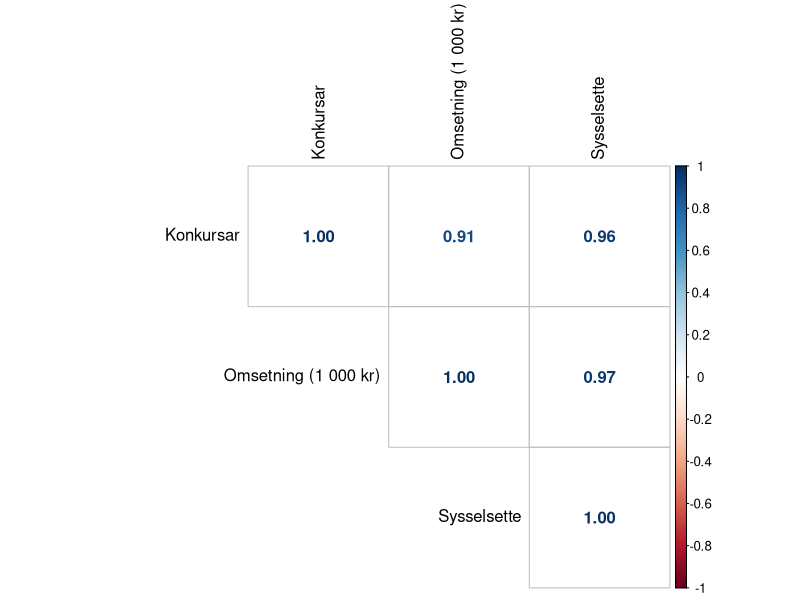
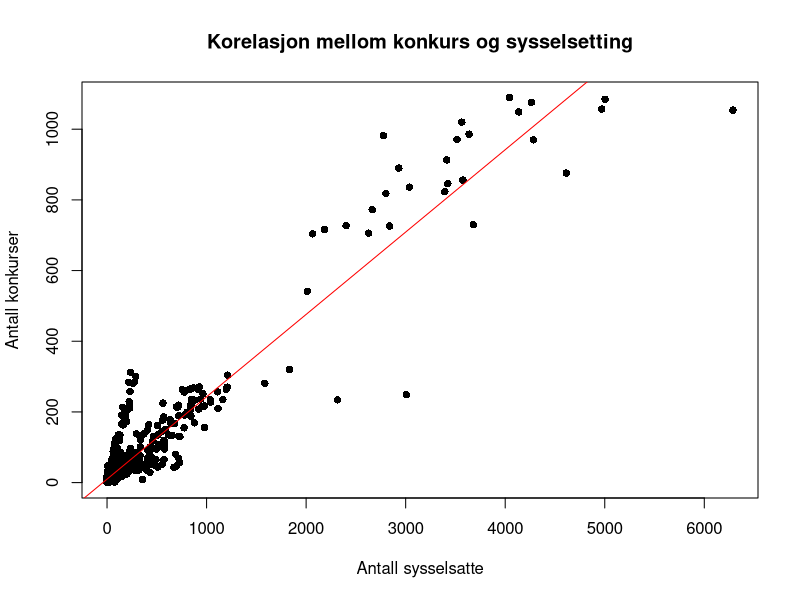
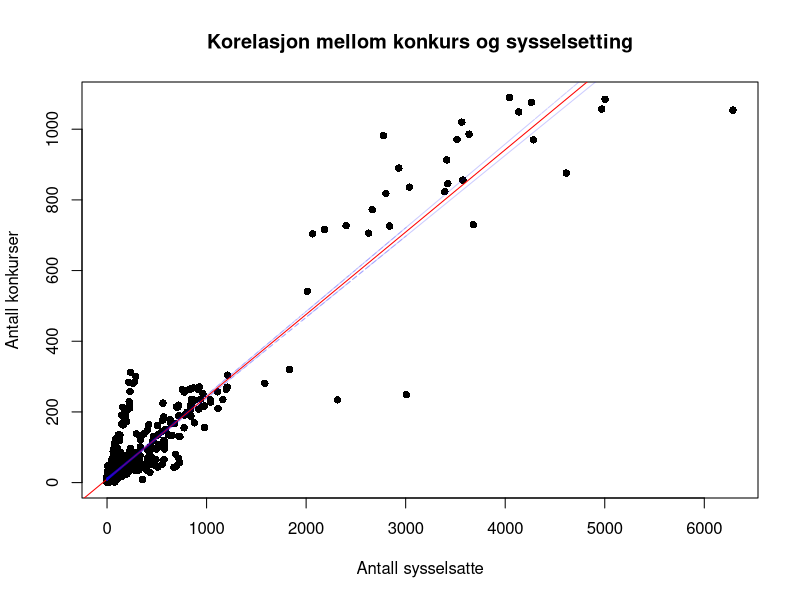
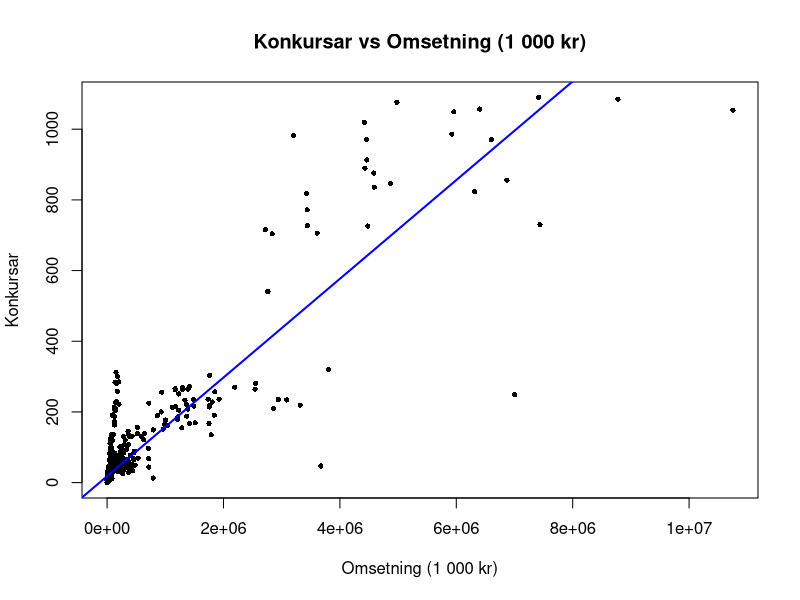
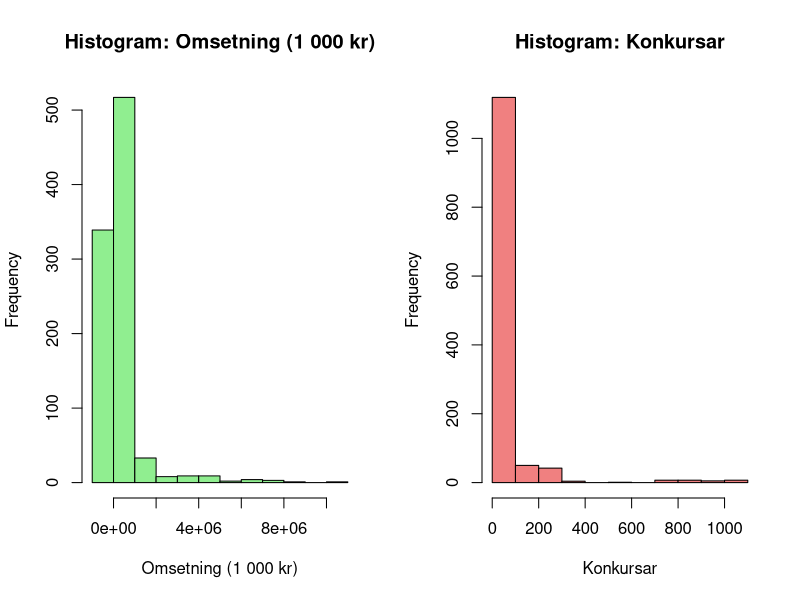
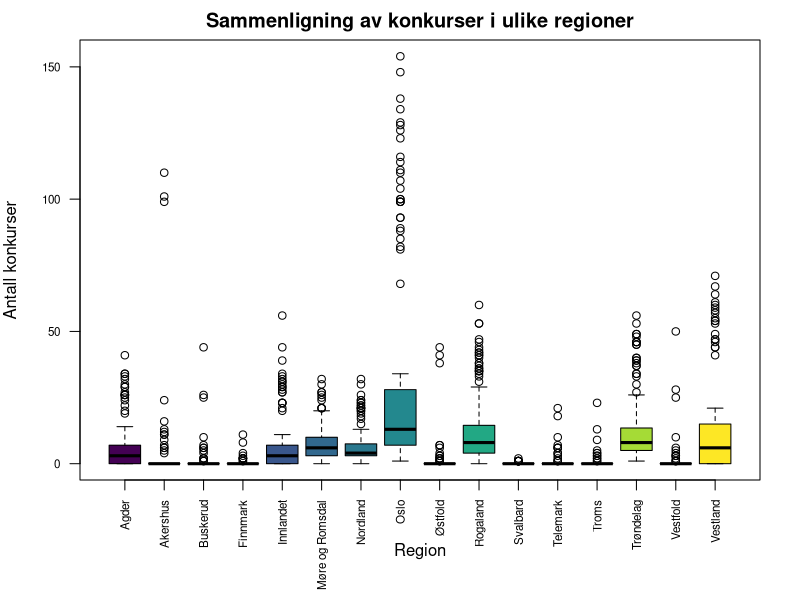
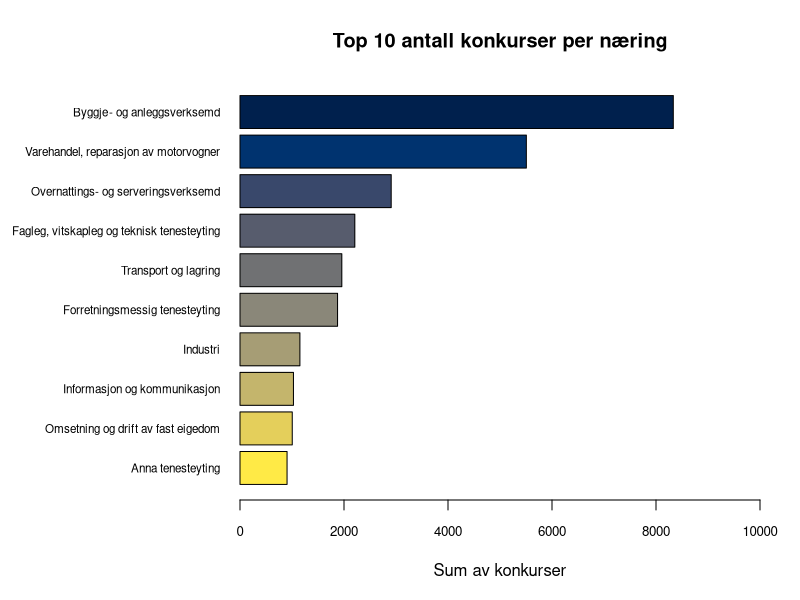
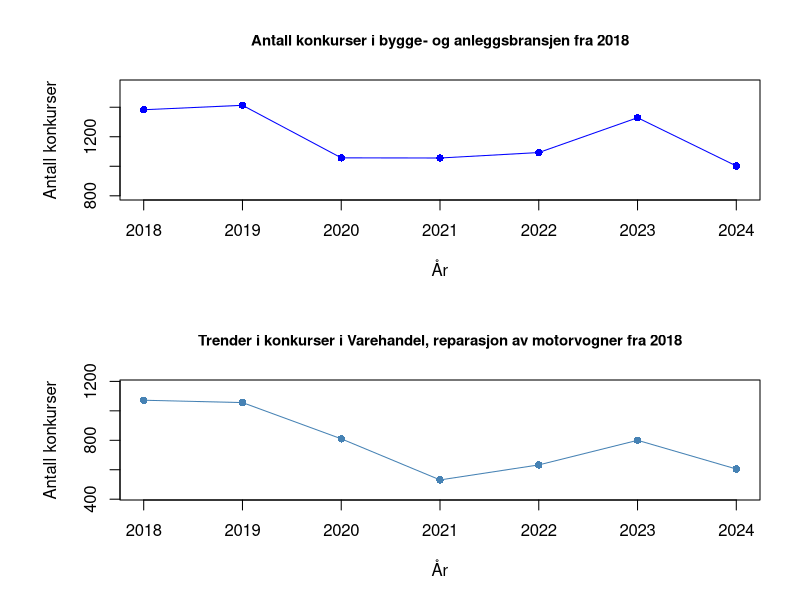

These charts were generated, in order, by the following R code:
# Loading necessary libraries
#install packages
#install.packages("readxl")
#install.packages("dplyr")
library(dplyr)
library(readxl)
library(corrplot)
library(viridis)

# Setting working directory and loading data
setwd('C:/Nauka/Dataanalytiker/Moje projekty/konkursar/Konk')
# Check if the file exists before loading
if (!file.exists("K_sysselsettnings.xlsx")) {
  stop("The file K_sysselsettnings.xlsx was not found.")
}
if (!file.exists("K_organisasjon.xlsx")) {
  stop("The file K_organisasjon.xlsx was not found.")
}

# Loading datasets
sysselsetning_data <- read_excel("K_sysselsettnings.xlsx")
organisasjon_data <- read_excel("K_organisasjon.xlsx")
konkurser_data <- read_excel("K_konk1.xlsx", sheet = "konkursar,næring")
as_asa_data <- read_excel("K_as_asa.xlsx")


#Merging datasets (sysselsetning with organisasjon data)
syssel_organisasjon <- merge(
  x = sysselsetning_data, 
  y= organisasjon_data, 
  by = 'Kvartal', 
  all.x = TRUE)

#Remove empty columns
syssel_organisasjon <- syssel_organisasjon %>% select(-`Sysselsatte i alt`, -Uoppgitt.y)
konkurser_data <- konkurser_data %>% select(-id)

#Check a structure and summary
lapply(list(syssel_organisasjon, as_asa_data, konkurser_data), function(x){
  list(
    structure = str(x),
    summary = summary(x),
    head = head(x)
  )
})

class(konkurser_data)
class(as_asa_data)
class(syssel_organisasjon)

# Check missing data NA
sapply(list(
  syssel_organisasjon = syssel_organisasjon,
  as_asa_data = as_asa_data,
  konkurser_data = konkurser_data
), function(df) sum(is.na(df)))


#Convert 'Kvartal' to Year and Quarter
convert_quarter_to_date <- function(df, kvartal_col, new_date_col) {
  df$År <- as.numeric(substr(df[[kvartal_col]], 1, 4))
  df$Kvartalsnummer <- as.numeric(substr(df[[kvartal_col]], 6, 6))
  df[[new_date_col]] <- as.Date(paste(df$År, c('01', '04', '07', '10')[df$Kvartalsnummer], '01', sep = '-'))
  df[[kvartal_col]] <- NULL
  return(df)
}

syssel_organisasjon <- convert_quarter_to_date(syssel_organisasjon, "Kvartal", "Data")
as_asa_data <- convert_quarter_to_date(as_asa_data, "Kvartal", "Data")
konkurser_data <- convert_quarter_to_date(konkurser_data, "Dato", "Data")


# Handle issues with character (Konkursar $ Omsetning (1 000 kr), $ Sysselsette)
for (col in c('Omsetning (1 000 kr)', 'Sysselsette')){
    konkurser_data[[col]] <- as.numeric(konkurser_data[[col]])
}

#Debugs
for (col in c('Omsetning (1 000 kr)', 'Sysselsette')) {
  print(unique(konkurser_data[[col]]))
}

#Handle missing numeric data (replace .. with NA and clean up)
for (col in c('Omsetning (1 000 kr)', 'Sysselsette')) {
  konkurser_data[[col]] <- gsub("\\.\\.", "", konkurser_data[[col]])
  konkurser_data[[col]] <- as.numeric(konkurser_data[[col]])
}

summary(konkurser_data)

# Replace levels in as_asa_data$Aksjekapital
as_asa_data$Aksjekapital_num <- sapply(as_asa_data$Aksjekapital, function(x){
  if (x == "Mindre enn 51 000"){
    return(1)
  } else if (x == "51 000-100 000") {
    return(2)  
  } else if (x == "101 000-250 000") {
    return(3)  
  } else if (x == "251 000-500 000") {
    return(4)  
  } else if (x == "Mer enn 500 000") {
    return(5)  
  } else {
    return(NA) 
  }
})

unique(as_asa_data$Aksjekapital)

#Mapping long names to short names
short_names <-  c(
  'Nordland - Nordlánnda' = 'Nordland',
  "Troms - Romsa - Tromssa" = 'Troms',
  'Trøndelag - Trööndelage' = 'Trøndelag',
  'Finnmark - Finnmárku - Finmarkku' = 'Finnmark'
)
as_asa_data$Region <- ifelse(
  as_asa_data$Region %in% names(short_names),
  short_names[as_asa_data$Region],
  as_asa_data$Region
)


################################################################################
# Data analysis
lapply(list(syssel_organisasjon, as_asa_data, konkurser_data), function(x) {
  list(
    structure = str(x),
    summary = summary(x)
  )
})

#Correlation calculation between Konkurser and Syselsette
correlation_result <- cor(konkurser_data$Konkursar, konkurser_data$Sysselsette, use = "complete.obs")
print(correlation_result)
cor.test(konkurser_data$Konkursar, konkurser_data$Sysselsette)
#Det er en sterk positiv lineær sammenheng mellom antall konkurser (Konkursar) og antall sysselsatte (Sysselsette).

#Correlation plot
cor_matrixx <- cor(konkurser_data[, c(3,4, 5)], use= 'complete.obs')
corrplot(cor_matrixx,
         type = 'upper', order='hclust',
           method = 'number',
         addCoef.col = "black", 
         tl.col = "black")

#Hvis et selskap har høy omsetning og et høyt antall ansatte, er det stor sannsynlighet for at dette selskapet også vil ha et høyere antall konkurser.
#Disse sammenhengene kan antyde dypere forbindelser i dataene dine, for eksempel at større selskaper med høyere omsetning og flere ansatte 
#er mer utsatt for økonomiske problemer som kan føre til konkurs.

plot(konkurser_data$Sysselsette, konkurser_data$Konkursar,
     main = "Korelasjon mellom konkurs og sysselsetting",
     xlab = "Antall sysselsatte",
     ylab = "Antall konkurser",
     pch = 16)

model <- lm(Konkursar ~ Sysselsette, data = konkurser_data)
abline(model, col = 'red')
summary(model)

#Den lineære regresjonsanalysen viser en sterk positiv sammenheng mellom antall konkurser og antall sysselsatte, med en R-squared på 0.91, noe som indikerer at 91% av variasjonen i konkurser kan forklares av sysselsettingen.


#More correlation analysis
#Correlation with 'Omsetning'
correlation_result_1 <- cor(konkurser_data$Sysselsette, konkurser_data$`Omsetning (1 000 kr)`, use ='complete.obs')
print(correlation_result_1)
cor.test(konkurser_data$Sysselsette, konkurser_data$`Omsetning (1 000 kr)`)


correlation_result_2 <- cor(konkurser_data$Konkursar, konkurser_data$`Omsetning (1 000 kr)`, use = "complete.obs")
print(correlation_result_2)
cor.test(konkurser_data$Konkursar, konkurser_data$`Omsetning (1 000 kr)`)

correlation_result_3 <-  cor(syssel_organisasjon$`I alt`, syssel_organisasjon$`Aksjeselskap (AS)`, use = 'complete.obs')
cor.test(syssel_organisasjon$`I alt`, syssel_organisasjon$`Aksjeselskap (AS)`)


# Linear regression model
lm_model_sysselsette <- lm(Konkursar ~ Sysselsette, data = konkurser_data)
summary(lm_model_sysselsette)

# Plot with regression line
plot(konkurser_data$Sysselsette, konkurser_data$Konkursar,
     main = "Korelasjon mellom konkurs og sysselsetting",
     xlab = "Antall sysselsatte",
     ylab = "Antall konkurser",
     pch = 16)
abline(lm_model_sysselsette, col = 'red')
predictions <- predict(lm_model_sysselsette, newdata = konkurser_data, interval = "confidence")

sorted_sysselsette <- sort(konkurser_data$Sysselsette)
lower_bound <- predictions[, 2]
upper_bound <- predictions[, 3]
fitted_values <- predictions[, 1]
lines(konkurser_data$Sysselsette, predictions[, 2], col = rgb(0/255, 0/255, 255/255, 0.2), lty = 2)
lines(konkurser_data$Sysselsette, predictions[, 3], col = rgb(0/255, 0/255, 255/255, 0.2), lty = 2)


# Scatter plot with trend line (linear)
plot(konkurser_data$`Omsetning (1 000 kr)`, konkurser_data$Konkursar,
     main = "Konkursar vs Omsetning (1 000 kr)",
     xlab = "Omsetning (1 000 kr)",
     ylab = "Konkursar",
     pch = 16, cex = 0.7)
abline(lm(Konkursar ~ `Omsetning (1 000 kr)`, data = konkurser_data), col = "blue", lwd = 2)


# Histogramy dla zmiennych
par(mfrow = c(1, 2)) 
hist(konkurser_data$`Omsetning (1 000 kr)`,
     main = "Histogram: Omsetning (1 000 kr)",
     xlab = "Omsetning (1 000 kr)", 
     col = "lightgreen")

hist(konkurser_data$Konkursar,
     main = "Histogram: Konkursar",
     xlab = "Konkursar",
     col = "lightcoral")

par(mfrow = c(1, 1))


# Multiple regression model
lm_model_multi <- lm(Konkursar ~ Sysselsette + `Omsetning (1 000 kr)`, data = konkurser_data)
summary(lm_model_multi)

#Regresjonsmodellen viser at både antall sysselsatte og omsetning har en signifikant innvirkning på antall konkurser. 
#Modellen er godt tilpasset dataene og gir verdifull innsikt i forholdet mellom økonomiske faktorer og risikoen for konkurs.


#Create a boxplot to visualize the relationship between Region and Konkurser
as_asa_data <- na.omit(as_asa_data)
par(mar = c(6, 4, 2, 2))
boxplot(Konkurser ~ as.factor(Region), data = as_asa_data,
        main = "Sammenligning av konkurser i ulike regioner",
        xlab = "Region",
        ylab = "Antall konkurser",
        col = viridis(length(unique(as_asa_data$Region))),
        las = 2,
        cex.axis = 0.7)


# Exclude the category "Alle næringer" and calculate total Konkursar per industry (Næring)
konkurser_per_naering <- konkurser_data %>%
  filter(Næring != "A-Z Alle næringar") %>%
  group_by(Næring) %>%
  summarise(Sum_Konkursar = sum(Konkursar, na.rm = TRUE)) %>%
  arrange(desc(Sum_Konkursar)) %>%
  slice_head(n=10)


# Create a bar plot showing the total Konkursar for each Næring (excluding "Alle næringer")
naringer_top10 <- konkurser_per_naering$Næring
sum_konkursar_top10 <- konkurser_per_naering$Sum_Konkursar
naringer_top10_rev <- rev(naringer_top10)
sum_konkursar_top10_rev <- rev(sum_konkursar_top10)

colors <- rev(viridis(10, option = "cividis"))

par(mar = c(5, 12, 4, 2))

barplot_height <- barplot(
  height = sum_konkursar_top10_rev,
  names.arg = naringer_top10_rev,
  main = "Top 10 antall konkurser per næring",
  xlab = "Sum av konkurser",
  col = colors,
  las = 1,
  cex.names = 0.7,
  cex.axis = 0.8,
  horiz = TRUE,
  xlim = c(0, 10000)
)


# Filter data for the industry "Byggje- og anleggsverksemd" (Construction and Civil Engineering)
bygge_data <- konkurser_data %>%
  filter(Næring == "Byggje- og anleggsverksemd") %>%
  group_by(År) %>%
  summarise(Totalt_Konkursar = sum(Konkursar, na.rm = TRUE))

# Convert to vectors for plot
ar <- bygge_data$År
totalt_konkursar <- bygge_data$Totalt_Konkursar

# Filter data for the industry "Varehandel" (Retail trade)
varehandel_data <- konkurser_data %>%
  filter(Næring == "Varehandel, reparasjon av motorvogner") %>%
  group_by(År) %>%
  summarise(Totalt_Konkursar = sum(Konkursar, na.rm = TRUE))

# Convert to vectors for plot
ar_varehandel <- varehandel_data$År
totalt_konkursar_varehandel <- varehandel_data$Totalt_Konkursar


# Set up the plot layout to show plots one after the other
par(mfrow = c(2, 1), mar = c(5, 6, 4, 2))

# Plot for 'Byggje- og anleggsverksemd'
plot(
  x = ar,
  y = totalt_konkursar,
  type = "o", 
  col = "blue",
  main = "Antall konkurser i bygge- og anleggsbransjen fra 2018",
  xlab = "År",
  ylab = "Antall konkurser",
  pch = 16,
  cex.main = 0.9,
  ylim = c(min(totalt_konkursar) * 0.8, max(totalt_konkursar) * 1.1)
)

# Plot for 'Varehandel'
plot(
  x = ar_varehandel,
  y = totalt_konkursar_varehandel,
  type = "o", 
  col = 'steelblue',
  main = "Trender i konkurser i Varehandel, reparasjon av motorvogner fra 2018",
  xlab = "År",
  ylab = "Antall konkurser",
  pch = 16,
  cex.main = 0.9,
  ylim = c(min(totalt_konkursar_varehandel) * 0.8, max(totalt_konkursar_varehandel) * 1.1)
)

par(mfrow = c(1, 1))



# Filter data for the years 2023 and 2024, and quarters 1, 2, and 3
konkurser_23_24 <- konkurser_data[konkurser_data$År %in% c(2023, 2024) & 
                                    konkurser_data$Kvartalsnummer %in% c(1, 2, 3), ]

konkurser_23_24_summary <- aggregate(Konkursar ~ År + Kvartalsnummer, 
                                     data = konkurser_23_24, 
                                     FUN = sum, na.rm = TRUE)

quarters <- konkurser_23_24_summary$Kvartalsnummer
years <- konkurser_23_24_summary$År
values <- konkurser_23_24_summary$Konkursar

bar_data <- matrix(values, 
                   ncol = length(unique(years)), 
                   byrow = TRUE, 
                   dimnames = list(unique(quarters), unique(years)))

colors <- viridis(5, option = "cividis")
quarter_colors <- rep(colors, length.out = nrow(bar_data))


barplot(bar_data, beside = TRUE, 
        col = quarter_colors,
        legend = rownames(bar_data), 
        args.legend = list(title = "Kvartal", x = "topright"),
        main = "Antall konkurser i kvartalene 1, 2 og 3 for 2023 og 2024",
        ylab = "Antall konkurser",
        ) 

# Boxplot for the variable 'Aksjekapital_num' in relation to the number of bankruptcies.
# Create a factor variable for 'Aksjekapital_num' with defined categories.
as_asa_data$Aksjekapital_num <- factor(as_asa_data$Aksjekapital_num, 
                                       levels = 1:5, 
                                       labels = c("Mindre enn 51 000", 
                                                  "51 000-100 000", 
                                                  "101 000-250 000", 
                                                  "251 000-500 000", 
                                                  "Mer enn 500 000"))

# Filter data to include only rows where the number of bankruptcies is greater than 0
filtered_data <- as_asa_data[as_asa_data$Konkurser > 0, ]

# Create a boxplot to visualize how share capital (Aksjekapital) affects the number of bankruptcies.
boxplot(Konkurser ~ Aksjekapital_num, data = filtered_data,
        main = "Hvordan aksjekapital påvirker antall konkurser",
        xlab = "Aksjekapital",
        ylab = "Antall konkurser",
        col = viridis(length(unique(filtered_data$Aksjekapital_num))),
        cex.axis = 0.9)



# English:
#   The boxplot shows regional variations in Konkursar across Norway.
# The bar chart highlights which industries have the most Konkursar.
# The line chart demonstrates a trend in Konkursar in the construction industry over the years.
# The bar chart compares Konkursar in the first three quarters of 2023 and 2024.

#Norwegian:
#   Boksplottet viser regionale variasjoner i konkurser i Norge.
# Stolpediagrammet fremhever hvilke næringer som har flest konkurser.
# Linjediagrammet viser trenden for konkurser i byggebransjen over tid.
# Stolpediagrammet sammenligner konkurser i de første tre kvartalene av 2023 og 2024.
